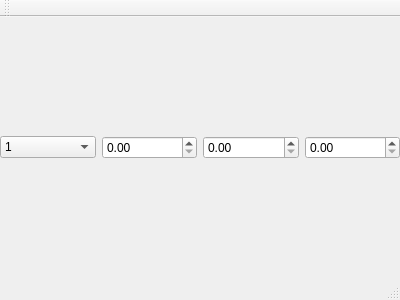
<?xml version="1.0" encoding="UTF-8"?>
<ui version="4.0">
 <class>MainWindow</class>
 <widget class="QMainWindow" name="MainWindow">
  <property name="geometry">
   <rect>
    <x>0</x>
    <y>0</y>
    <width>400</width>
    <height>300</height>
   </rect>
  </property>
  <property name="windowTitle">
   <string>MainWindow</string>
  </property>
  <widget class="QWidget" name="centralWidget">
   <layout class="QVBoxLayout" name="verticalLayout_2" stretch="1,0">
    <property name="spacing">
     <number>0</number>
    </property>
    <property name="leftMargin">
     <number>0</number>
    </property>
    <property name="topMargin">
     <number>0</number>
    </property>
    <property name="rightMargin">
     <number>0</number>
    </property>
    <property name="bottomMargin">
     <number>0</number>
    </property>
    <item>
     <layout class="QVBoxLayout" name="verticalLayout"/>
    </item>
    <item>
     <layout class="QHBoxLayout" name="horizontalLayout">
      <item>
       <widget class="QComboBox" name="comboBox">
        <item>
         <property name="text">
          <string>1</string>
         </property>
        </item>
        <item>
         <property name="text">
          <string>2</string>
         </property>
        </item>
        <item>
         <property name="text">
          <string>3</string>
         </property>
        </item>
       </widget>
      </item>
      <item>
       <widget class="QDoubleSpinBox" name="doubleSpinBox">
        <property name="maximum">
         <double>1.000000000000000</double>
        </property>
        <property name="singleStep">
         <double>0.010000000000000</double>
        </property>
       </widget>
      </item>
      <item>
       <widget class="QDoubleSpinBox" name="doubleSpinBox_2">
        <property name="maximum">
         <double>1.000000000000000</double>
        </property>
        <property name="singleStep">
         <double>0.010000000000000</double>
        </property>
       </widget>
      </item>
      <item>
       <widget class="QDoubleSpinBox" name="doubleSpinBox_3">
        <property name="maximum">
         <double>1.000000000000000</double>
        </property>
        <property name="singleStep">
         <double>0.010000000000000</double>
        </property>
       </widget>
      </item>
     </layout>
    </item>
   </layout>
  </widget>
  <widget class="QMenuBar" name="menuBar">
   <property name="geometry">
    <rect>
     <x>0</x>
     <y>0</y>
     <width>400</width>
     <height>22</height>
    </rect>
   </property>
  </widget>
  <widget class="QToolBar" name="mainToolBar">
   <attribute name="toolBarArea">
    <enum>TopToolBarArea</enum>
   </attribute>
   <attribute name="toolBarBreak">
    <bool>false</bool>
   </attribute>
  </widget>
  <widget class="QStatusBar" name="statusBar"/>
 </widget>
 <layoutdefault spacing="6" margin="11"/>
 <resources/>
 <connections/>
</ui>
